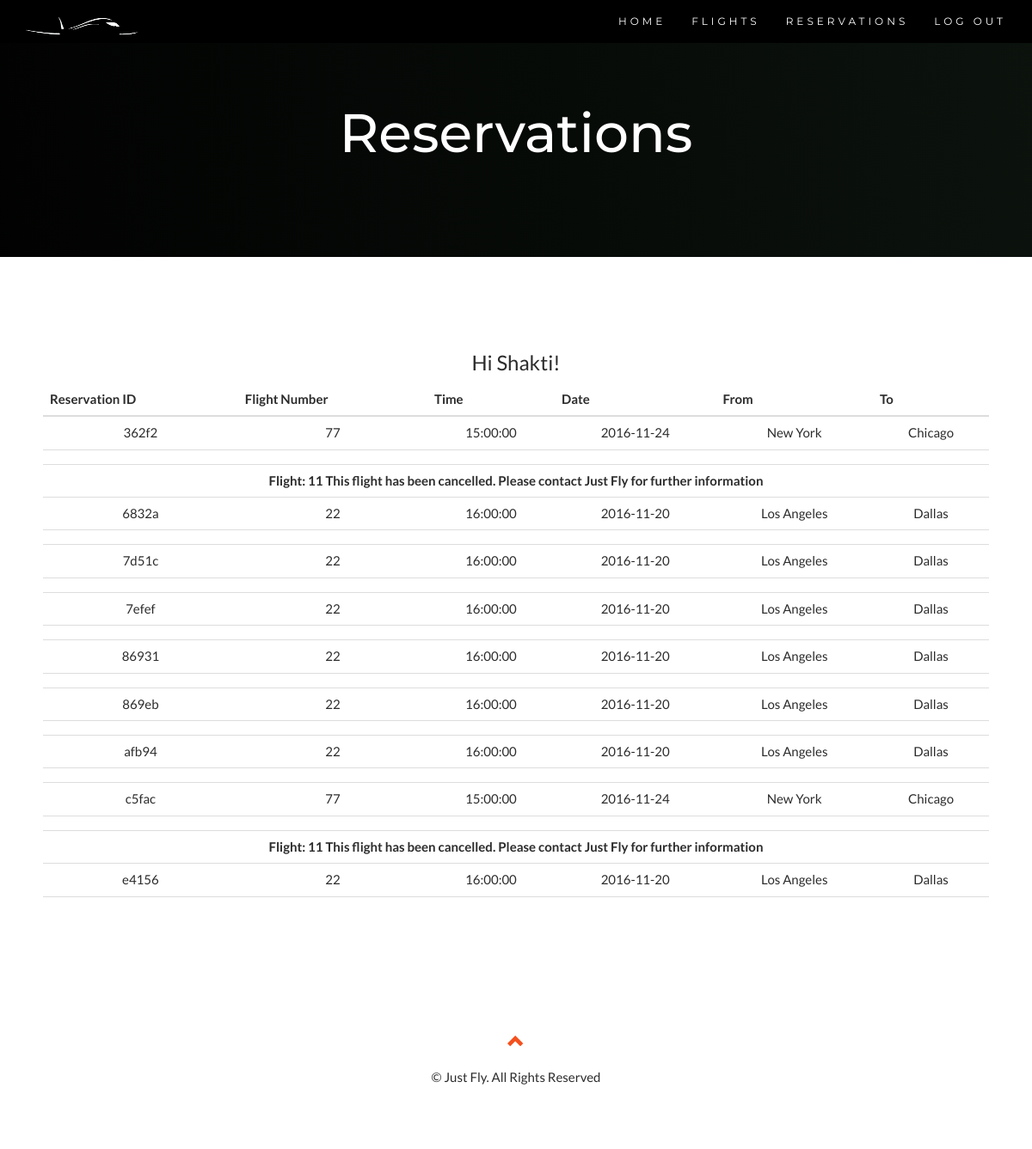
The page /viewReservations.php (signed in) on the database its author committed.
### tables this page shows
CREATE TABLE IF NOT EXISTS `reservation` (
  `ReservationId` varchar(10) NOT NULL DEFAULT '',
  `Amount` varchar(10) DEFAULT NULL,
  `UserName` varchar(30) DEFAULT NULL,
  `InstanceId` varchar(10) DEFAULT NULL,
  `ReturnInstanceId` int(11) DEFAULT NULL,
  `PaymentId` varchar(10) DEFAULT NULL
);

CREATE TABLE IF NOT EXISTS `flight` (
  `flight_no` varchar(10) NOT NULL DEFAULT '',
  `SheduledDeparture` time DEFAULT NULL,
  `ScheduledArrival` time DEFAULT NULL,
  `From_Airport_id` varchar(10) DEFAULT NULL,
  `To_Airport_id` varchar(10) DEFAULT NULL
);

CREATE TABLE IF NOT EXISTS `flight_instance` (
  `InstanceId` varchar(10) NOT NULL DEFAULT '',
  `ArriveTime` time DEFAULT NULL,
  `DepartTime` time DEFAULT NULL,
  `ArrivalDate` date DEFAULT NULL,
  `DepartureDate` date DEFAULT NULL,
  `Flight_no` varchar(10) DEFAULT NULL,
  `Status` int(5) NOT NULL DEFAULT '1',
  `Fare` int(4) DEFAULT NULL
);

CREATE TABLE IF NOT EXISTS `airport` (
  `AirportId` varchar(50) NOT NULL,
  `CityName` varchar(50) NOT NULL,
  `State` varchar(50) NOT NULL
);

### viewReservations.php (the view, shortened to what this page needs)
<!DOCTYPE html>
<html lang="en">
<head>
  <link rel="stylesheet" href="https://maxcdn.bootstrapcdn.com/bootstrap/3.3.7/css/bootstrap.min.css">
  <link rel = "stylesheet" href="css/home.css">
</head>
<body id="myPage" data-spy="scroll" data-target=".navbar" data-offset="60">
<nav class="navbar navbar-default navbar-fixed-top">
  <div class="container">
    <div class="navbar-header">
      <a class="navbar-brand" href="home.html"><img src="images/logo.png" alt="JustFly"/></a>
    </div>
    <div class="collapse navbar-collapse" id="myNavbar">
      <ul class="nav navbar-nav navbar-right">
        <li><a href="home.html">HOME</a></li>
        <li><a href="viewFlights.php">FLIGHTS</a></li>
		<?php
		if(isset($_SESSION['user_fname']))
		{
			echo("<li><a href='viewReservations.php'>RESERVATIONS</a></li>");
			echo("<li><a href='logout.php'>LOG OUT</a></li>");
		}
		else
		{
			echo('<li><a href="loginPage.php">LOG IN</a></li>');
			echo('<li><a href="signUp.html">SIGN UP</a></li>');
		}
		?>
      </ul>
    </div>
  </div>
</nav>
<div class="jumbotron text-center">
<h1>Reservations</h1>
 </div>
<div id="services" class="container-fluid text-center">
 <?php
  if(isset($_SESSION['username']))
  {
	echo ("<h3>Hi ". $_SESSION['user_fname']. "!</h3>");
	$username = $_SESSION['username'];
	$link = mysqli_connect('localhost', 'root', 'root', 'airlinereservation');
	$sql = "SELECT r.reservationId, f.flight_no, fi.DepartTime, fi.DepartureDate, fa.cityName, ta.cityName, fi.ArriveTime, fi.ArrivalDate, r.ReturnInstanceId, fi.status FROM reservation r JOIN user u ON r.username = u.UserName JOIN Flight_Instance fi ON r.InstanceId = fi.InstanceId JOIN flight f ON fi.flight_no = f.flight_no JOIN airport fa ON f.from_airport_id = fa.airportId JOIN airport ta ON f.to_airport_id = ta.airportId WHERE u.username = '".$username."';";
	$result = mysqli_query($link,$sql);
	if (mysqli_num_rows($result)>0)
	{
		echo("<table class='table table-hover' >");
		echo("<thead><th>Reservation ID</th><th>Flight Number</th><th>Time</th><th>Date</th><th>From</th><th>To</th></thead><tbody>");
	$i=0;
	while(($row = mysqli_fetch_row($result))!=null)
	{
		$flightStatus = $row[9];
		if($flightStatus == 0)
		{
			echo("<tr><td colspan = '6'><strong>Flight: $row[1] This flight has been cancelled. Please contact Just Fly for further information</strong></td></tr>");
		}
		else
		{
		echo("<tr data-toggle='collapse' data-target='#accordion$i' class='clickable'><td>".$row[0]. "</td><td> " . $row[1]. "</td><td> ". $row[2]. "</td><td> ". $row[3]."</td><td>". $row[4]. "</td><td>". $row[5]. "</td></tr>");
		echo("<tr>
            <td colspan='6'>
                <div id='accordion$i' class='collapse'>Arrival at destination:<br/> Time: ". $row[6]. " Date:   ". $row[7]);
		$i++;
		echo("<br/></div></td></tr>");
		}
	}
		echo("</tbody></table>");
	}
	else
	{
		echo("Currently you have no reservations.");
	}
  }
  else{
	  header("Location: home.html");
  }
  ?>
</div>
<footer class="container-fluid text-center">
  <a href="#myPage" title="To Top">
    <span class="glyphicon glyphicon-chevron-up"></span>
  </a>
  <p>&copy; Just Fly. All Rights Reserved </p>
</footer>
</body>
</html>

### css/home.css (style rules this page uses)
body { font: 400 15px Lato, sans-serif; line-height: 1.8; color: #2c2c2c; }
.jumbotron { background: linear-gradient(262deg, #2a432f, #000000); background-size: 400% 400%; -webkit-animation: AnimationName 12s ease infinite; -moz-animation: AnimationName 12s ease infinite; -o-animation: AnimationName 12s ease infinite; animation: AnimationName 12s ease infinite; color: #fff; padding: 100px 25px; font-family: Montserrat, sans-serif; }
.container-fluid { text-align: center; padding: 60px 50px; border-radius: center; }
.navbar { margin-bottom: 0; background-color: #000000; z-index: 9999; border: 0; font-size: 12px !important; line-height: 1.42857143 !important; letter-spacing: 4px; border-radius: 0; font-family: Montserrat, sans-serif; }
.navbar li a, .navbar .navbar-brand { color: rgb(255, 255, 255) !important; }
footer .glyphicon { font-size: 20px; margin-bottom: 20px; color: #f4511e; }
.navbar-brand img { height : 30px; width : 130px; }
a { color: white; text-decoration: none; }

### rows shown on the page
reservation: ReservationId "362f2", flight.flight_no "77", InstanceId.DepartTime "15:00:00", InstanceId.DepartureDate "2016-11-24", airport.CityName "New York", airport.CityName "Chicago"
reservation: flight.flight_no "11"
reservation: ReservationId "6832a", flight.flight_no "22", InstanceId.DepartTime "16:00:00", InstanceId.DepartureDate "2016-11-20", airport.CityName "Los Angeles", airport.CityName "Dallas"
reservation: ReservationId "7d51c", flight.flight_no "22", InstanceId.DepartTime "16:00:00", InstanceId.DepartureDate "2016-11-20", airport.CityName "Los Angeles", airport.CityName "Dallas"
reservation: ReservationId "7efef", flight.flight_no "22", InstanceId.DepartTime "16:00:00", InstanceId.DepartureDate "2016-11-20", airport.CityName "Los Angeles", airport.CityName "Dallas"
reservation: ReservationId "86931", flight.flight_no "22", InstanceId.DepartTime "16:00:00", InstanceId.DepartureDate "2016-11-20", airport.CityName "Los Angeles", airport.CityName "Dallas"
reservation: ReservationId "869eb", flight.flight_no "22", InstanceId.DepartTime "16:00:00", InstanceId.DepartureDate "2016-11-20", airport.CityName "Los Angeles", airport.CityName "Dallas"
reservation: ReservationId "afb94", flight.flight_no "22", InstanceId.DepartTime "16:00:00", InstanceId.DepartureDate "2016-11-20", airport.CityName "Los Angeles", airport.CityName "Dallas"
reservation: ReservationId "c5fac", flight.flight_no "77", InstanceId.DepartTime "15:00:00", InstanceId.DepartureDate "2016-11-24", airport.CityName "New York", airport.CityName "Chicago"
reservation: flight.flight_no "11"
reservation: ReservationId "e4156", flight.flight_no "22", InstanceId.DepartTime "16:00:00", InstanceId.DepartureDate "2016-11-20", airport.CityName "Los Angeles", airport.CityName "Dallas"

### other values the page prints
$_SESSION['user_fname'] "Shakti"
